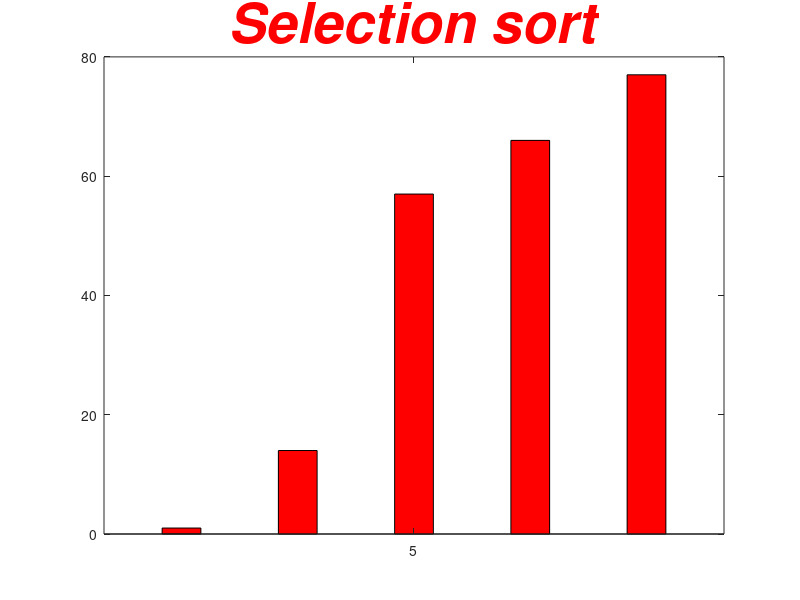

This chart was generated by the following MATLAB code:
clear all
close all
clc

#----Selection sort visualizer----
disp("----Selection sort visualizer----");
#x stores number of values
prompt = "Enter number of values :- ";
x = input(prompt);
#lst stores random number list of x values
lst = randi([1,100],1,x);

#list before selection sort algorithm is executed
disp("Before selection sort :-");
disp(lst);
n = size(lst,2);

for i = 1:n
  min = i;
  for j = (i+1):n
    if lst(min) > lst(j)
      min = j;
    endif
    #plotting intermediate results of selection sort algorithm
    b = bar(n,lst,0.5,'g');
    title('Selection sort','Color','g','FontSize',40,'FontAngle','italic');
    set(b(j),'FaceColor','c');
    set(b(min),'FaceColor','b');
    pause(0.5);
  endfor
  if min != i
    temp = lst(min);
    lst(min) = lst(i);
    lst(i) = temp;
    #plotting intermediate results of selection sort algorithm
    c = bar(n,lst,0.5,'g');
    title('Selection sort','Color','g','FontSize',40,'FontAngle','italic');
    set(c(i),'FaceColor','b');
    set(c(min),'FaceColor','c');
    pause(0.5);
  endif
endfor

#list after selection sort algorithm is executed
disp("After selection sort :-");
disp(lst);
#plotting list after selection sort algorithm is executed
bar(n,lst,0.5,'r');
title('Selection sort','Color','r','FontSize',40,'FontAngle','italic');